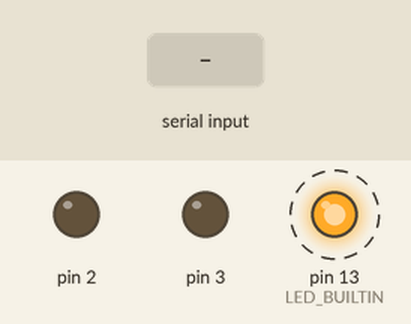
Simulated run of this sketch. Board: Arduino Uno, built with avr-gcc and run on an emulated ATmega328P. Shown: output pins drawn as LEDs (lit = HIGH). Dashed ring = blinking. The inputs (shaded band) are chosen by the test bench. What the sketch prints to the serial monitor is not drawn.

Above: at 1.2 s.
1.3 s: "e90\n" received over Serial
3.5 s: "r90\n" received over Serial
Timing chart, 0 to 11.5 s (numbered marks = the images above; inputs shaded):
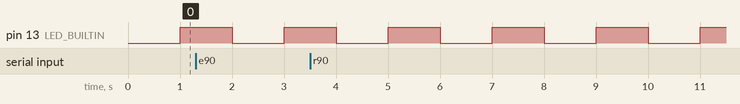

The sketch:

minerWatchArduino.ino
```cpp
char receivedChar;
char lastChar;
bool newData = false;
int heartBeatTime = 300;  //Timeout before restarting main miner after last heartbeat signal, in seconds
int lastHeartBeat = 0;  //Time from last heartbeat signal, in seconds
int restartDelay = 500; //Time how long reset button will be pressed, in milliseconds

#define juhtKaevur 0

void setup() {
  // put your setup code here, to run once:
  pinMode(LED_BUILTIN, OUTPUT);
  pinMode(juhtKaevur, OUTPUT);
  pinMode(1, OUTPUT);
  pinMode(2, OUTPUT);
  pinMode(3, OUTPUT);
  // initialize timer1
  //noInterrupts();           // disable all interrupts
  TCCR1A = 0;
  TCCR1B = 0;
  TCNT1  = 0;

  OCR1A = 15625;            // compare match register 16MHz/256/1Hz
  TCCR1B |= (1 << WGM12);   // CTC mode
  //TCCR1B |= (1 << CS12);    // 256 prescaler
  TCCR1B |= (1 << CS12) | (1 << CS10);  // set prescaler to 1024 and start the timer
  //TIMSK1 |= (1 << OCIE1A);  // enable timer compare interrupt
  //interrupts();             // enable all interrupts

  digitalWrite(LED_BUILTIN, HIGH);
  Serial.begin(9600);
  Serial.println("MinerWatch ver. 0.1");
}

void loop() {
  // put your main code here, to run repeatedly:
  readSerial();
  if(receivedChar == 'e') {
    Serial.println("Sain, elus");
    lastHeartBeat = 0;  //Reset timer
    lastChar = 0;
    receivedChar = 0;
    newData = false;
  }else if(lastChar == 'r') {
    restart(receivedChar - 48);
    lastChar = 0;
    receivedChar = 0;
    newData = false;
  }

  if((TIFR1 & (1 << OCF1A))) {
    lastHeartBeat++;
    if(lastHeartBeat >= heartBeatTime) {  //No signal from main miner, do restart
      restart(juhtKaevur);
      lastHeartBeat = 0;
    }
    if(digitalRead(LED_BUILTIN)) {
      digitalWrite(LED_BUILTIN, LOW);
    }else {
      digitalWrite(LED_BUILTIN, HIGH);
    }
    TIFR1 |= (1 << OCF1A); // reset the overflow flag
  }
}

void readSerial() {
  if (Serial.available() > 0) {
    if(newData) {
      lastChar = receivedChar;
    }
    if(lastChar == 'a'){  //New timeout before restarting main miner
      heartBeatTime = Serial.parseInt();
      lastChar = 0;
      receivedChar = 0;
      newData = false;
    }if(lastChar == 'd'){ //New time for pressing reset button, in milliseconds
      restartDelay = Serial.parseInt();
      lastChar = 0;
      receivedChar = 0;
      newData = false;
    }else{
      receivedChar = Serial.read();
      newData = true;
    }
 }
}

void restart(int no) {
  digitalWrite(no, HIGH); //Reset button down
  delay(restartDelay);
  digitalWrite(no, LOW);  //Release reset button

  Serial.print(no);
  Serial.println(", restart");
}
```

Measured:
- by itself, pin 13 (LED_BUILTIN): alternates HIGH for 1.0 s and LOW for 1.0 s
